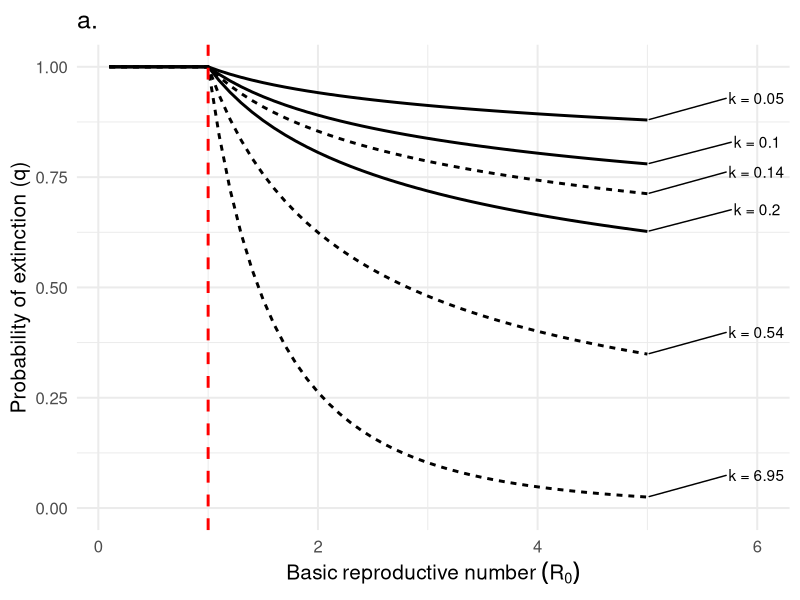
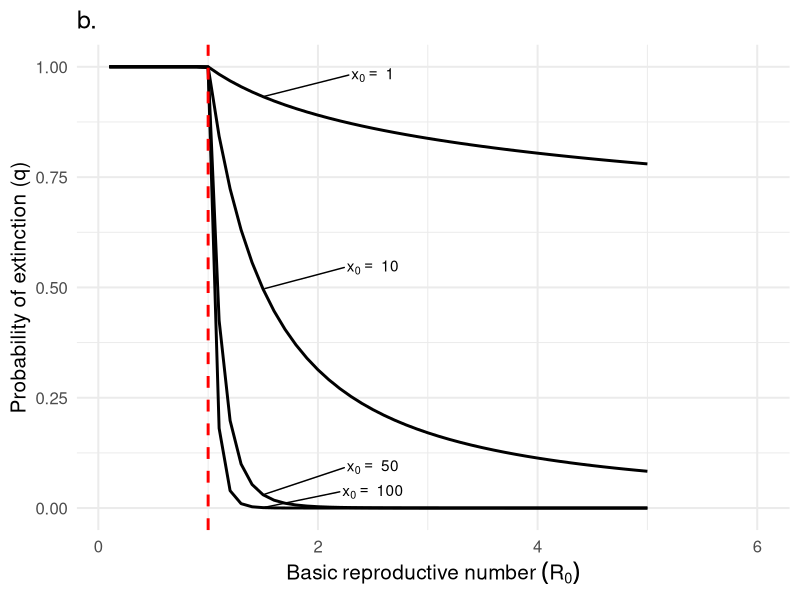
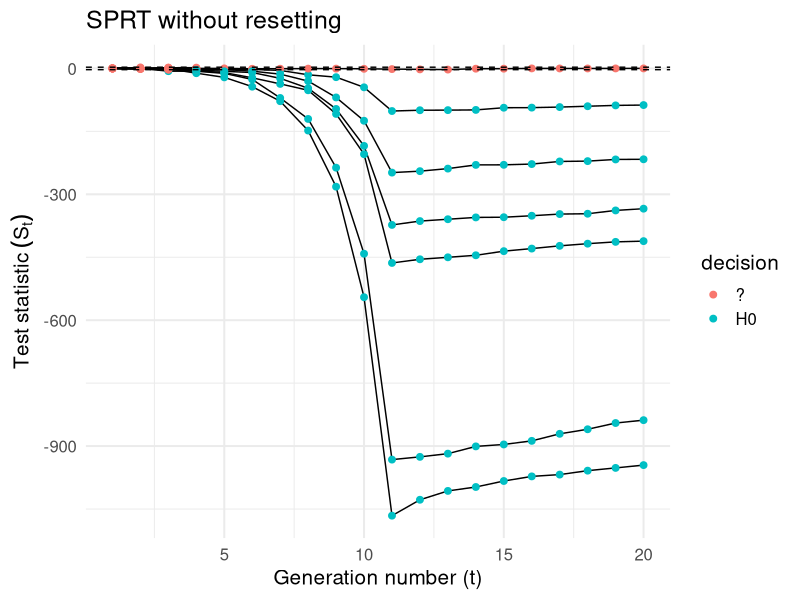
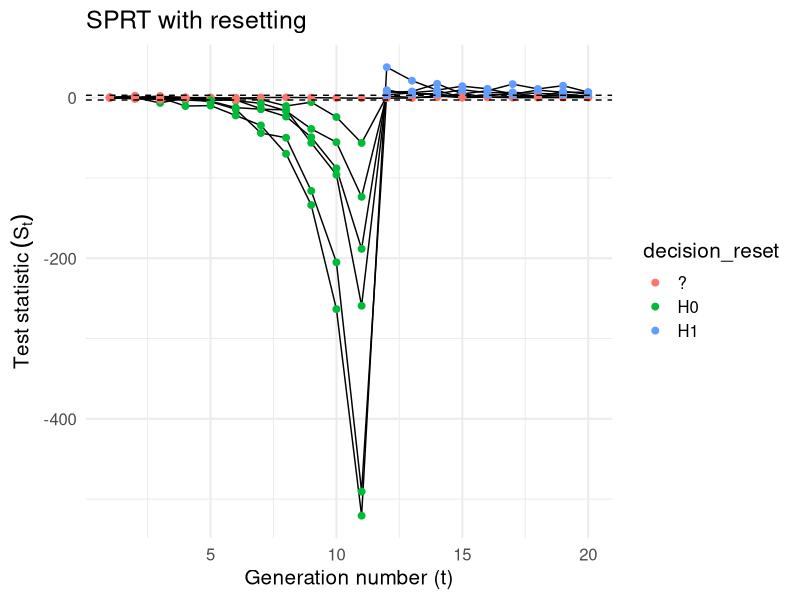
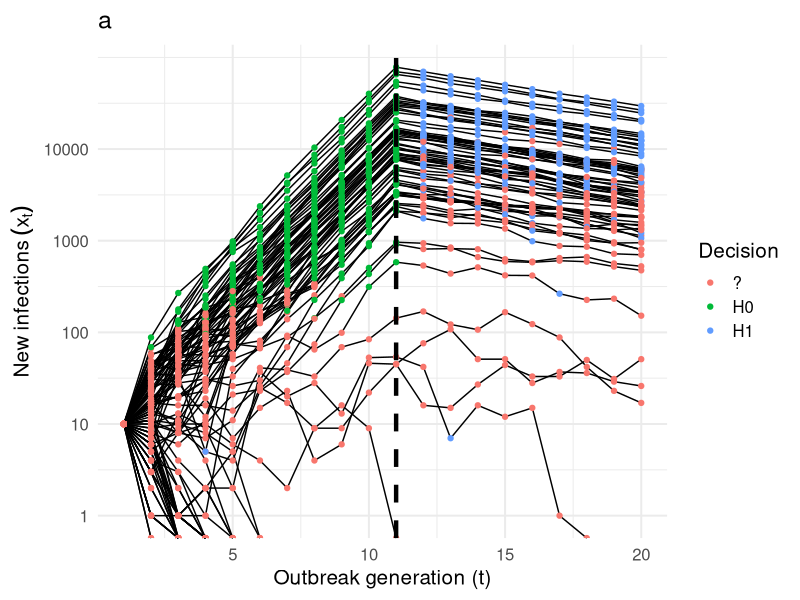
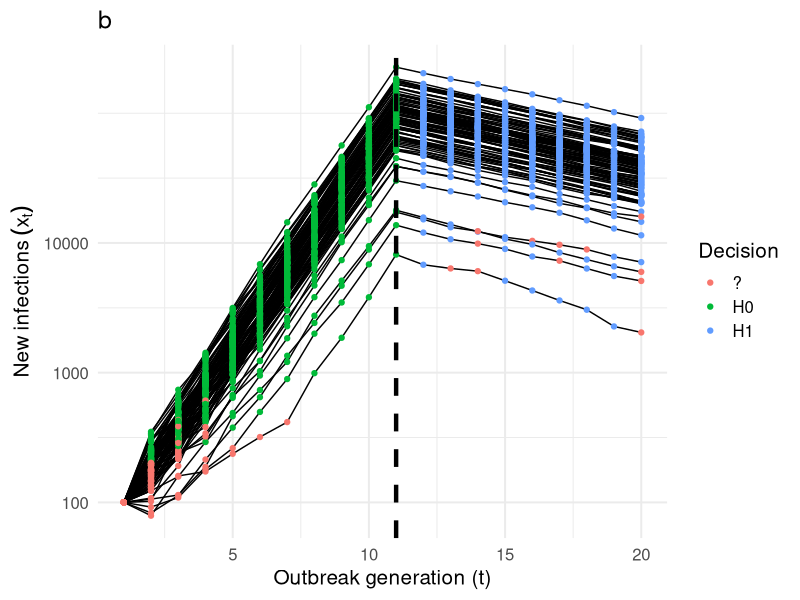
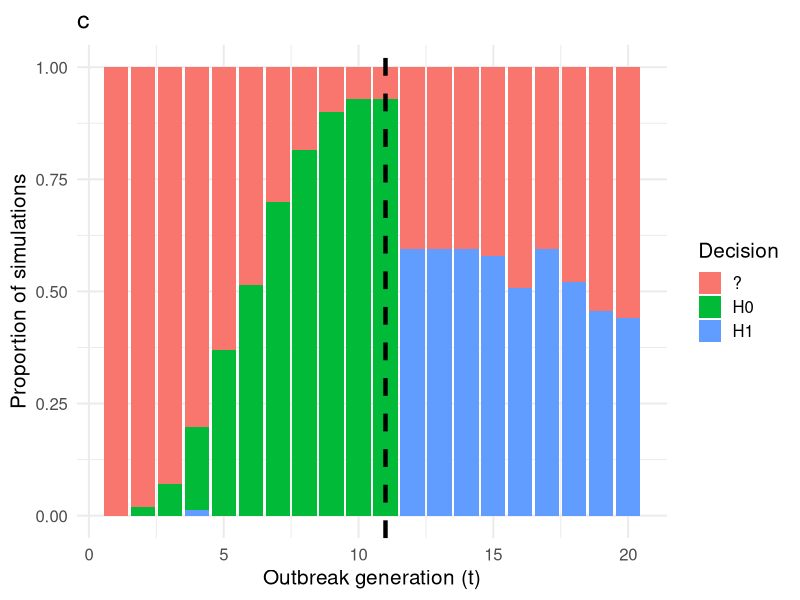
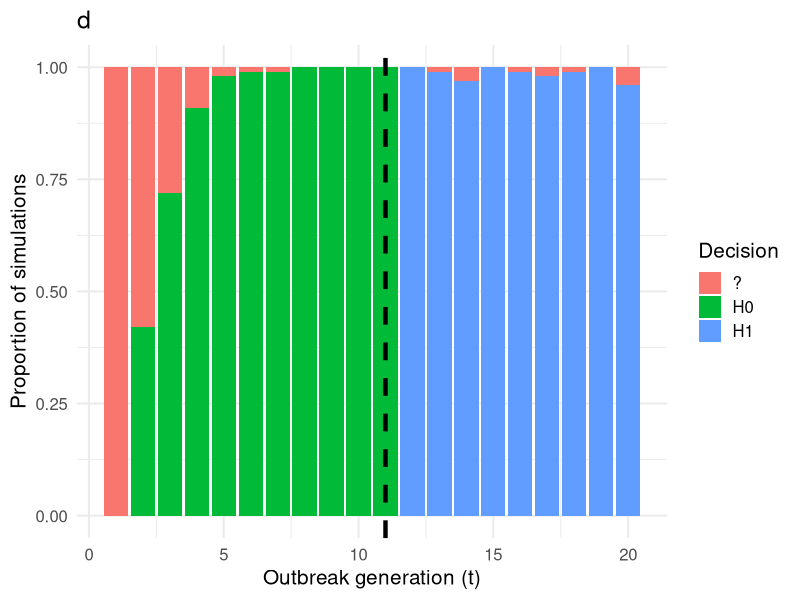

Generate these figures, in order, with R: (Note: a time limit stopped this script after it produced the figures.)
## ---- chunk 1
knitr::opts_chunk$set(echo = FALSE)
suppressMessages(library(tidyverse))

# branching process model
episim <- function (t, i_0, r0, disp, cont, nsim) {
  
  # init list to store each simulation
  out_list <- vector("list", nsim)
  
  for (k in seq_along(out_list)) {
    # initialize data frame
    out <- tibble("time" = t
                  , "R0_true" = r0
                  , "disp_true" = disp
                  , "control" = cont
                  , "infected" = NA
                  , "simulation" = k)
    out[1, "infected"] <- i_0
    
    # branching process simulations
    for (i in 2:length(t)) {
      out[i, "infected"] <- sum(rnbinom(n = unlist(out[i-1, "infected"]), # number infected in previous time step
                                        mu = (1 - unlist(out[i-1, "control"]))  * unlist(out[i-1, "R0_true"]), # (controlled) R
                                        size = unlist(out[i-1, "disp_true"]))) # dispersion
      if(out[i, "infected"] == 0) break
    }
    # save in out_list
    out_list[[k]] <- out %>% filter(!is.na(infected))
  }
  return(bind_rows(out_list))
}

# if it is true that for X_i ~ NB(mu, k) iid that sum(X_i) ~ NB(sum(mu), sum(k)) then the P( x_{t+1} | x_t, theta ) is 
# dnbinom(x = x1, mu = x0 * r0, size = x0 * disp) because the X_i are iid

objfn <- function(r, x1, x0, dispersion) {
  # likelihood( x1 | x0, r, dispersion )
  dnbinom(x = x1, mu = x0*r, size = x0*dispersion)
}


#  find restricted MLE under h_0 or h_1
likelihood <- function (x_prev, x_now, disp, interval = c(), guess = 1.5) {
  opt <- optim(par = guess, fn = objfn, control = list(fnscale = -1), 
      method = "Brent", lower = interval[1], upper = interval[2],
      x0 = x_prev, x1 = x_now, dispersion = disp)
  return(opt$value)
}

# sequential test functions
calc_sr <- function(data, accept_reg = c(1 + 10^-6, 2.5), reject_reg = c(0, 1)) {
  
  # initialize empty columns for likelihood calculations
  data$lik0 <- NA
  data$lik1 <- NA
  
  # parameter space
  theta0 <- accept_reg
  theta1 <- reject_reg
  
  # use midpoint of interval as init guess for optim (Brent's method)
  guess0 <- accept_reg[1] + (accept_reg[2] - accept_reg[1]) / 2 
  guess1 <- reject_reg[1] + (reject_reg[2] - reject_reg[1]) / 2 
  
  sim_number <- 1
  for (i in 2:nrow(data)) {
    
    if (data[i, "simulation"] == sim_number + 1) {
      # skip calculation of likelihood for the first observation in each simluation
      sim_number <- sim_number + 1
      next
    }
    
    # observed states and known pars
    x0 <- unlist(data[i-1, "infected"])
    x1 <- unlist(data[i, "infected"])
    disp <- unlist(data[i-1, "disp_true"])
    
    # likelihood calculation
    data[i,"lik0"] <- likelihood(x_prev = x0, x_now = x1, disp = disp,  # p(x_now | x_prev, disp, theta \in Theta_0)
                                   interval = theta0, guess = guess0)
    data[i,"lik1"] <- likelihood(x_prev = x0, x_now = x1, disp = disp,  # p(x_now | x_prev, disp, theta \in Theta_1)
                                   interval = theta1, guess = guess1)
  }
  
  return(data)
}

calc_reset_sr <- function(data) {
  
  # init vectors to hold reset sprt (cumulative sr) and decision
  sprt_reset <- vector("numeric", length = nrow(data))
  decision_reset <- vector("character", length = nrow(data))
  
  # init data
  sr <- data$sr
  a <- unique(data$a)
  b <- unique(data$b)
  
  # both models are equally likely for first observation
  sprt_reset[1] <- 0
  decision_reset[1] <- "?"
  
  sim_number <- 1
  for (i in 2:nrow(data)) {
    
    if (data[i, "simulation"] == sim_number + 1) {
      # skip calculation of resetting sprt for the first observation in each simluation
      sim_number <- sim_number + 1
      sprt_reset[i] <- 0
      decision_reset[i] <- "?"
      next
    }
    
    # if no decision has been made, update SPRT
    # otherwise, reset the SPRT
    ifelse(decision_reset[i] == "?",
           sprt_reset[i] <- sprt_reset[i-1] + sr[i],
           sprt_reset[i] <- sr[i])
    
    # if SPRT has crossed bounds, make decision
    # otherwise continue sampling
    ifelse(sprt_reset[i] < b
           ,{decision_reset[i] <- "H0"}#; sprt_reset[i+1] <- sr[i+1]; next}
           ,ifelse(sprt_reset[i] > a
                   ,{decision_reset[i] <- "H1"}#; sprt_reset[i+1] <- sr[i+1]; next}
                   ,{decision_reset[i] <- "?"})
    )
  }
  
  # attach reset sprt calculations and decisions to df
  data$sprt_reset <- sprt_reset
  data$decision_reset <- decision_reset
  
  return(data)
}

# calculate weighted SPRT
calc_wt_sprt <- function(data) {
  data <-
  data %>%
  group_by(simulation) %>%
  mutate(wt = 0.3,
          lagval  = lag(sr)) %>%
  rowwise() %>%
  mutate(wsprt = sum( (wt * sr) + ((1 - wt) * lagval), na.rm = TRUE),
         decision_wt = case_when(wsprt <= a & wsprt >= b ~"?",
                              wsprt > a ~ "H1",
                              wsprt < b ~ "H0")) %>%
  select(-lagval)
  return(data)
}

my_theme <- function(...) theme_minimal(base_size = 15) 
## ---- chunk 2
# set params and init conds
t <- 1:20
r0 <- c(rep(2, 10), rep(0.9, 10)) # lockdown starts at t = 11
disp <- 0.10 # median of posterior estimate of k for SARS-CoV-2 (Endo et al. 2020)
i_0 <- 100
cont <- 0
n <- 100
## ---- chunk 3
# per supplement of lloyd-smith et al. 2005:
# The probability that the population is extinct by the nth generation is denoted q and the pgf is denoted g(s).
# Then q = g_n(q)  as n -> inf and q is bounded [0,1]
# where g(s) = (1 + (r0/k) * (1 - s*))^(-k), for the NB model
# and g_0(s) = s, g_1(s) = g(s), ..., g_n+1(s) = g(g_n(s))

# probability generating function for NB
gfun <- function (s, r0, k) { # g(s; r0, k) 
  return((1 + (r0/k) * (1 - s))^(-k))
}

# estimates of k for SARS-CoV-2 
k_vec <- c(0.54, 0.14, 6.95, # median and 90 % highest density interval from Riou and Althaus (2020) Euro Surveill
           0.1, 0.05, 0.2)   # endo et al. 2020 wellcome open research
r0_vec <- seq(0.1, 5, by = 0.1)
q_list <- vector("list", length(k_vec)*length(r0_vec))
niteration <- 10^4

# calculate g_n(0) as n -> niteration. This is the probality of extinction when there is initially 1 infected
x <- 1
for (i in seq_along(k_vec)) {
  # init vector to store values of q
  for (j in seq_along(r0_vec)) {
    q <- vector("numeric", length = niteration + 1)
    q[1] <- 0 # g_0(0)
    # calculate g_1(0), ..., g_n(0)
    for (k in 1:(niteration + 1)) {
      q[k + 1] <- gfun(q[k], r0_vec[j], k_vec[i])  
    }
  # create df and store in q_list
  q_list[[x]] <- tibble(n = 0:(niteration + 1),
                        pext = q,
                        k = k_vec[i],
                        r0 = r0_vec[j])
  x <- x + 1
  }
}

## ---- chunk 4
# probability of extinction
extinction_df <- 
  q_list %>% bind_rows() %>%
group_by(k, r0) %>%
summarize(p_extinction = max(pext)) %>%
mutate(estimate = case_when(k == 0.1 | k == 0.54 ~ "a.median",
                            k == 0.05 | k == 0.14 | k == 6.95 | k == 0.2 ~ "b.interval"),
       source = case_when(k == 0.05 | k == 0.1 | k == 0.2 ~ "Endo et al. (2020)",
                          k == 0.14 | k == 0.54 | k == 6.95 ~ "Riou & Althaus (2020)"))

# pal <- c("#440154FF", "#55C667FF") # set manual color palette
extinction_df %>%
  mutate(label = if_else(r0 == max(r0), paste0("k = ",k), NA_character_)) %>%
  ggplot(aes(x = r0, y = p_extinction, group = k, linetype = source)) +#, col = source, linetype = estimate)) +
  geom_line(size = 1) + 
  #viridis::scale_color_viridis(discrete = T) +
  #scale_color_manual(values = pal) +
  geom_vline(aes(xintercept = 1), linetype = "dashed", size = 1, col = "red") +
  ylim(0,1) +
  my_theme() + theme(legend.position = "none") +
  labs(title = "a.",
       x = expression(Basic ~ reproductive ~ number ~ (R[0])) ,
       y = "Probability of extinction (q)",
       col = "dispersion (k)") +
  ggrepel::geom_text_repel(aes(label = label), nudge_y = 0.05, nudge_x = 1, na.rm = TRUE)


extinction_df %>%
  #filter(source == "Endo et al. (2020)") %>%
  filter(k == 0.1) %>%
  expand_grid(z0 = c(1, 10, 50, 100)) %>%
  mutate(p_extinction = p_extinction^z0) %>%
  mutate(label = if_else(near(r0, 1.5), paste("x[0] == ~" ,z0), NA_character_)) %>%
  ggplot(aes(x = r0, y = p_extinction, group = z0)) +#, col = source, linetype = estimate)) +
  geom_line(size = 1) +
  geom_vline(aes(xintercept = 1), linetype = "dashed", size = 1, col = "red") +
  ylim(0,1) +
  my_theme() + theme(legend.position = "none") +
  labs(title = "b.",
       x = expression(Basic ~ reproductive ~ number ~ (R[0])) ,
       y = "Probability of extinction (q)",
       col = "dispersion (k)") +
  ggrepel::geom_text_repel(aes(label = label), nudge_y = 0.05, nudge_x = 1, na.rm = TRUE, parse = TRUE)


## ---- chunk 5


#likelihood(x_prev = 10, x_now = 20, disp = 0.16, interval = c(1, 2.5))

## ---- chunk 6
set.seed(123)
df_break_high <- episim(t = t, i_0 = 100, r0 = r0, disp = disp, cont = cont, nsim = 100)
df_break_low <- episim(t = t, i_0 = 10, r0 = r0, disp = disp, cont = cont, nsim = 100)

df_break_high <- calc_sr(df_break_high)
df_break_low <- calc_sr(df_break_low) 

break_high_sprt <- df_break_high %>%
  group_by(simulation) %>%
  mutate(sr = log(lik1/lik0) ,
         sr = ifelse(is.na(sr), 0, sr),
         sprt = cumsum(sr),
         a = log( (1 - 0.05)/ 0.05),
         b = log(0.05/(1 - 0.05)),
         decision = case_when(sprt <= a & sprt >= b ~"?",
                              sprt > a ~ "H1",
                              sprt < b ~ "H0"))

break_low_sprt <- df_break_low %>%
  group_by(simulation) %>%
  mutate(sr = log(lik1/lik0) ,
         sr = ifelse(is.na(sr), 0, sr),
         sprt = cumsum(sr),
         a = log( (1 - 0.05)/ 0.05),
         b = log(0.05/(1 - 0.05)),
         decision = case_when(sprt <= a & sprt >= b ~"?",
                              sprt > a ~ "H1",
                              sprt < b ~ "H0"))

break_high_sprt <- calc_reset_sr(break_high_sprt)
break_low_sprt <- calc_reset_sr(break_low_sprt)
# test_sprt
## ---- chunk 7
break_low_sprt %>%
  filter(simulation %in% 1:10) %>%
  ggplot() +
  geom_line(aes(x = time, y = sprt, group = simulation)) +
  geom_point(aes(x = time, y = sprt, group = simulation, col = decision), size = 2) +
  geom_hline(aes(yintercept = a), linetype = "dashed") +
  geom_hline(aes(yintercept = b), linetype = "dashed") +
  labs(title = "SPRT without resetting",
       # caption = "Previous confirmation of H0 overwhelms new information that is consistent with H1",
       y = expression(Test ~ statistic ~ (S[t])),
       x = "Generation number (t)") +
  my_theme()

break_low_sprt %>%
  filter(simulation %in% 1:10) %>%
  ggplot() +
  geom_line(aes(x = time, y = sprt_reset, group = simulation)) +
  geom_point(aes(x = time, y = sprt_reset, group = simulation, col = decision_reset), size = 2) +
  geom_hline(aes(yintercept = a), linetype = "dashed") +
  geom_hline(aes(yintercept = b), linetype = "dashed") +
  labs(title = "SPRT with resetting",       
       y = expression(Test ~ statistic ~ (S[t])),
       x = "Generation number (t)") +
  my_theme()
## ---- chunk 8
break_low_sprt %>%
  ggplot() +
  geom_line(aes(x = time, y = infected, group = simulation)) +
  geom_point(aes(x = time, y = infected, group = simulation, col = decision_reset)) +
  geom_vline(aes(xintercept = 11), linetype = "dashed", size = 1.5) +
  scale_y_log10(breaks = c(1, 10, 100, 1000, 10000)) +
  labs(title = "a",#title = "Outbreak sizes and decisions",
       y = expression(New~infections~(x[t])),
       x = "Outbreak generation (t)",
       col = "Decision") + 
  my_theme()

break_high_sprt %>%
  ggplot() +
  geom_line(aes(x = time, y = infected, group = simulation)) +
  geom_point(aes(x = time, y = infected, group = simulation, col = decision_reset)) +
  geom_vline(aes(xintercept = 11), linetype = "dashed", size = 1.5) +
  scale_y_log10(breaks = c(1, 10, 100, 1000, 10000)) +
  labs(title = "b",#title = "Outbreak sizes and decisions",
       y = expression(New~infections~(x[t])),
       x = "Outbreak generation (t)",
       col = "Decision") + 
  my_theme()
  
# threshold <- 5000
# break_low_sprt %>%
#   group_by(simulation) %>%
#   filter(max(infected) >= threshold) %>%
#   ggplot() +
#   geom_line(aes(x = time, y = infected, group = simulation)) +
#   geom_point(aes(x = time, y = infected, group = simulation, col = decision_reset)) +
#   scale_y_log10(breaks = c(1, 10, 100, 1000, 10000)) +
#   labs(title = "Outbreak sizes and decisions",
#        x = "outbreak generation (t)",
#        col = "decision") + 
#   my_theme()


## ---- chunk 9
break_low_sprt %>%
  group_by(time) %>%
  count(decision_reset) %>%
  complete(nesting(decision_reset = c("?", "H0", "H1")), fill = list(n = 0)) %>%
  ggplot() +
  geom_bar(aes(x = time, y = n, fill = decision_reset), stat = "identity", position = "fill") +
  geom_vline(aes(xintercept = 11), linetype = "dashed", size = 1.5) +
  labs(title = "c",#title = "Conclusions of of reset SPRT over time",
       #subtitle = "H0 is true from t = 1:10; H1 is true from t =11:20",
       y = "Proportion of simulations",
       x = "Outbreak generation (t)",
       fill = "Decision") +
  my_theme()

break_high_sprt %>%
  group_by(time) %>%
  count(decision_reset) %>%
  complete(nesting(decision_reset = c("?", "H0", "H1")), fill = list(n = 0)) %>%
  ggplot() +
  geom_bar(aes(x = time, y = n, fill = decision_reset), stat = "identity", position = "fill") +
  geom_vline(aes(xintercept = 11), linetype = "dashed", size = 1.5) +
  labs(title = "d",#title = "Conclusions of of reset SPRT over time",
       #subtitle = "H0 is true from t = 1:10; H1 is true from t =11:20",
       y = "Proportion of simulations",
       x = "Outbreak generation (t)",
       fill = "Decision") +
  my_theme()

# break_low_sprt %>%
#   group_by(simulation) %>%
#   mutate(bigenough = ifelse(max(infected) >= threshold , TRUE, FALSE)) %>%
#   ungroup() %>%
#   filter(bigenough == TRUE) %>% #View()
#   group_by(time, bigenough) %>%
#   count(decision_reset) %>% 
#   complete(nesting(decision_reset = c("?", "H0", "H1")), fill = list(n = 0)) %>% #View()
#   ggplot() +
#   geom_bar(aes(x = time, y = n, fill = decision_reset), stat = "identity", position = "fill") +
#   labs(title = "Conclusions of of reset SPRT over time",
#        subtitle = "H0 is true from t = 1:10; H1 is true from t =11:20",
#        caption = "Subset of simulations where max(Xi >= 5000)",
#        y = "proportion of simulations",
#        x = "outbreak generation (t)",
#        fill = "decision") +
#   my_theme()

## ---- chunk 10
r_linear <- seq(2, 0.1, by = -0.1)
thresh_R <- 0.7
rejection <- c(0, thresh_R)
acceptance <- c(thresh_R + 10^-6, 2.5)

set.seed(123)
df_lin_high <- episim(t = t, i_0 = 10^2, r0 = r_linear, disp = disp, cont = cont, nsim = 100)
df_lin_low <- episim(t = t, i_0 = 10^1, r0 = r_linear, disp = disp, cont = cont, nsim = 100)
## ---- chunk 11
lin_high_sprt <- calc_sr(df_lin_high, accept_reg = acceptance, reject_reg = rejection)
lin_low_sprt <- calc_sr(df_lin_low, accept_reg = acceptance, reject_reg = rejection)

lin_high_sprt <- lin_high_sprt %>%
  group_by(simulation) %>%
  mutate(sr = log(lik1/lik0) ,
         sr = ifelse(is.na(sr), 0, sr),
         sprt = cumsum(sr),
         a = log( (1 - 0.05)/ 0.05),
         b = log(0.05/(1 - 0.05)),
         decision = case_when(sprt <= a & sprt >= b ~"?",
                              sprt > a ~ "H1",
                              sprt < b ~ "H0"))

lin_low_sprt <- lin_low_sprt %>%
  group_by(simulation) %>%
  mutate(sr = log(lik1/lik0) ,
         sr = ifelse(is.na(sr), 0, sr),
         sprt = cumsum(sr),
         a = log( (1 - 0.05)/ 0.05),
         b = log(0.05/(1 - 0.05)),
         decision = case_when(sprt <= a & sprt >= b ~"?",
                              sprt > a ~ "H1",
                              sprt < b ~ "H0"))

lin_high_sprt <- calc_reset_sr(lin_high_sprt)
lin_low_sprt <- calc_reset_sr(lin_low_sprt)


## ---- chunk 12
lin_low_sprt %>%
  ggplot() +
  geom_line(aes(x = time, y = infected, group = simulation)) +
  geom_point(aes(x = time, y = infected, group = simulation, col = decision_reset)) +
  geom_vline(aes(xintercept = which(r_linear == 0.7)), linetype = "dashed", size = 1.5) +
  geom_vline(aes(xintercept = which(r_linear == 1)), size = 1.5) +
  scale_y_log10() +
  viridis::scale_color_viridis(discrete = TRUE) +
  labs(title = "a",#title = "Outbreak sizes and decisions",
       y = expression(New~infections~(x[t])),
       x = "Outbreak generation (t)",
       col = "Decision") + 
  my_theme()

lin_high_sprt %>%
  ggplot() +
  geom_line(aes(x = time, y = infected, group = simulation)) +
  geom_vline(aes(xintercept = which(r_linear == 0.7)), linetype = "dashed", size = 1.5) +
  geom_vline(aes(xintercept = which(r_linear == 1)), size = 1.5) +
  scale_y_log10() +
  labs(title = "b",#title = "Outbreak sizes and decisions",
       y = expression(New~infections~(x[t])),
       x = "Outbreak generation (t)",
       col = "Decision") + 
  my_theme()
## ---- chunk 13
lin_low_sprt %>%
  group_by(time) %>%
  count(decision_reset) %>%
  complete(nesting(decision_reset = c("?", "H0", "H1")), fill = list(n = 0)) %>%
  ggplot() +
  geom_bar(aes(x = time, y = n, fill = decision_reset), stat = "identity", position = "fill", width = 1) +
  geom_vline(aes(xintercept = which(r_linear == 0.7)), linetype = "dashed", size = 1.5) +
  geom_vline(aes(xintercept = which(r_linear == 1)), size = 1.5) +
  viridis::scale_fill_viridis(discrete = TRUE, alpha = 0.7) +
  labs(title = "c",#title = "Conclusions of of reset SPRT over time",
       #subtitle = "H0 is true from t = 1:10; H1 is true from t =11:20",
       y = "Proportion of simulations",
       x = "Outbreak generation (t)",
       fill = "Decision") +
  my_theme()

lin_high_sprt %>%
  group_by(time) %>%
  count(decision_reset) %>%
  complete(nesting(decision_reset = c("?", "H0", "H1")), fill = list(n = 0)) %>%
  ggplot() +
  geom_bar(aes(x = time, y = n, fill = decision_reset), stat = "identity", position = "fill", width = 1) +
  geom_vline(aes(xintercept = which(r_linear == 0.7)), linetype = "dashed", size = 1.5) +
  geom_vline(aes(xintercept = which(r_linear == 1)), size = 1.5)  +
  labs(title = "d",#title = "Conclusions of of reset SPRT over time",
       #subtitle = "H0 is true from t = 1:10; H1 is true from t =11:20",
       y = "Proportion of simulations",
       x = "Outbreak generation (t)",
       fill = "Decision") +
  my_theme()  
## ---- chunk 14
sim_t <- seq.int(1, 40, by = 1)
r_linear <- seq(2, 0.6, by = -0.1)
r_const <- rep(0.6, time = length(sim_t) - length(r_linear))

r_seq <- c(r_linear, r_const)

thresh_R <- 0.7
rejection <- c(0, thresh_R)
acceptance <- c(thresh_R + 10^-6, 2.5)

set.seed(123)
test <- episim(t = sim_t, i_0 = 5*10^2, r0 = r_seq, disp = disp, cont = cont, nsim = n)
test_low <- episim(t = sim_t, i_0 = 10^2, r0 = r_seq, disp = disp, cont = cont, nsim = n)

## ---- chunk 15
test_sprt <- calc_sr(test, accept = acceptance, reject = rejection)

test_sprt <-
  test_sprt %>%  
  group_by(simulation) %>%
  mutate(sr = log(lik1/lik0) ,
         sr = ifelse(is.na(sr), 0, sr),
         sprt = cumsum(sr),
         a = log( (1 - 0.05)/ 0.05),
         b = log(0.05/(1 - 0.05)),
         decision = case_when(sprt <= a & sprt >= b ~"?",
                              sprt > a ~ "H1",
                              sprt < b ~ "H0"))
test_sprt <- calc_reset_sr(test_sprt)

test_sprt_low <- calc_sr(test_low, accept = acceptance, reject = rejection)

test_sprt_low <-
  test_sprt_low %>%  
  group_by(simulation) %>%
  mutate(sr = log(lik1/lik0) ,
         sr = ifelse(is.na(sr), 0, sr),
         sprt = cumsum(sr),
         a = log( (1 - 0.05)/ 0.05),
         b = log(0.05/(1 - 0.05)),
         decision = case_when(sprt <= a & sprt >= b ~"?",
                              sprt > a ~ "H1",
                              sprt < b ~ "H0"))
test_sprt_low <- calc_reset_sr(test_sprt_low)


# test_sprt <-
#   test_sprt %>%
#   group_by(simulation) %>%
#   mutate(wt = 0.3,
#           lagval  = lag(sr)) %>%
#   rowwise() %>%
#   mutate(wsprt = sum( (wt * sr) + ((1 - wt) * lagval), na.rm = TRUE),
#          decision_wt = case_when(wsprt <= a & wsprt >= b ~"?",
#                               wsprt > a ~ "H1",
#                               wsprt < b ~ "H0")) %>%
#   select(-lagval)

test_sprt <- calc_wt_sprt(test_sprt)
test_sprt_low <- calc_wt_sprt(test_sprt_low)
  

## ---- chunk 16
is_h1 <- function(x) x == "H1"
is_thresh_R <- function(x) x == thresh_R

delay_reset <- test_sprt %>% ungroup() %>%
  select(time, R0_true, simulation, decision_reset) %>%
  group_by(simulation) %>%
  mutate(detect_time = detect_index(decision_reset, is_h1),
         detect_time = ifelse(detect_time > 0, detect_time, 10^6),
         true_time = detect_index(R0_true, is_thresh_R)) %>%
  summarize(delay = unique(detect_time - true_time)) 

delay_reset %>% pull(delay) %>% ecdf() %>% 
  plot(xlim = c(1, 10), ylim = c(0, 1), 
       main = "Distribution of detection delay for RSPRT", ylab = "P(reject null | null is false)", xlab = "detection lag")

delay_wt <- test_sprt %>% ungroup() %>%
  select(time, R0_true, simulation, decision_wt) %>%
  group_by(simulation) %>%
  mutate(detect_time = detect_index(decision_wt, is_h1),
         detect_time = ifelse(detect_time > 0, detect_time, 10^6),
         true_time = detect_index(R0_true, is_thresh_R)) %>%
  summarize(delay = unique(detect_time - true_time)) 

delay_wt %>% pull(delay) %>% ecdf() %>% 
  plot(xlim = c(1, 10), ylim = c(0, 1), 
       main = "Distribution of detection delay for WSPRT", ylab = "P(reject null | null is false)", xlab = "detection lag")
  
## ---- chunk 17
delay_reset_low <- test_sprt_low %>% ungroup() %>%
  select(time, R0_true, simulation, decision_reset) %>%
  group_by(simulation) %>%
  mutate(detect_time = detect_index(decision_reset, is_h1),
         detect_time = ifelse(detect_time > 0, detect_time, 10^6),
         true_time = detect_index(R0_true, is_thresh_R)) %>%
  summarize(delay = unique(detect_time - true_time)) 

delay_reset_low %>% pull(delay) %>% ecdf() %>% 
  plot(xlim = c(1, 10), ylim = c(0, 1), 
       main = "Distribution of detection delay for RSPRT", ylab = "P(reject null | null is false)", xlab = "detection lag")

delay_wt_low <- test_sprt_low %>% ungroup() %>%
  select(time, R0_true, simulation, decision_wt) %>%
  group_by(simulation) %>%
  mutate(detect_time = detect_index(decision_wt, is_h1),
         detect_time = ifelse(detect_time > 0, detect_time, 10^6),
         true_time = detect_index(R0_true, is_thresh_R)) %>%
  summarize(delay = unique(detect_time - true_time)) 

delay_wt_low %>% pull(delay) %>% ecdf() %>% 
  plot(xlim = c(1, 10), ylim = c(0, 1), 
       main = "Distribution of detection delay for WSPRT", ylab = "P(reject null | null is false)", xlab = "detection lag")
## ---- chunk 18
# test_sprt %>%
#   ggplot() +
#   geom_line(aes(x = time, y = infected, group = simulation)) +
#   geom_point(aes(x = time, y = infected, group = simulation, col = decision)) +
#   geom_vline(aes(xintercept = which(r_linear == 0.7)), linetype = "dashed", size = 1.5) +
#   geom_vline(aes(xintercept = which(r_linear == 1)), size = 1.5) +
#   scale_y_log10() +
#   viridis::scale_color_viridis(discrete = TRUE) +
#   labs(title = "a",#title = "Outbreak sizes and decisions",
#        y = expression(New~infections~(x[t])),
#        x = "Outbreak generation (t)",
#        col = "Decision") + 
#   my_theme()


test_sprt %>%
  ggplot() +
  geom_line(aes(x = time, y = infected, group = simulation), alpha = 0.5) +
  geom_jitter(aes(x = time, y = infected, group = simulation, col = decision_reset), alpha = 0.5) +
  geom_vline(aes(xintercept = which(r_linear == 0.7)), linetype = "dashed", size = 1.5) +
  geom_vline(aes(xintercept = which(r_linear == 1)), size = 1.5) +
  scale_y_log10() +
  viridis::scale_color_viridis(discrete = TRUE) +
  labs(title = "RSPRT",#title = "Outbreak sizes and decisions",
       y = expression(New~infections~(x[t])),
       x = "Outbreak generation (t)",
       col = "Decision") + 
  my_theme()

test_sprt %>%
  ggplot() +
  geom_line(aes(x = time, y = infected, group = simulation), alpha = 0.5) +
  geom_jitter(aes(x = time, y = infected, group = simulation, col = decision_wt), alpha = 0.5) +
  geom_vline(aes(xintercept = which(r_linear == 0.7)), linetype = "dashed", size = 1.5) +
  geom_vline(aes(xintercept = which(r_linear == 1)), size = 1.5) +
  scale_y_log10() +
  viridis::scale_color_viridis(discrete = TRUE) +
  labs(title = "WSPRT",#title = "Outbreak sizes and decisions",
       y = expression(New~infections~(x[t])),
       x = "Outbreak generation (t)",
       col = "Decision") + 
  my_theme()
## ---- chunk 19
test_sprt_low %>%
  ggplot() +
  geom_line(aes(x = time, y = infected, group = simulation), alpha = 0.5) +
  geom_jitter(aes(x = time, y = infected, group = simulation, col = decision_reset), alpha = 0.5) +
  geom_vline(aes(xintercept = which(r_linear == 0.7)), linetype = "dashed", size = 1.5) +
  geom_vline(aes(xintercept = which(r_linear == 1)), size = 1.5) +
  scale_y_log10() +
  viridis::scale_color_viridis(discrete = TRUE) +
  labs(title = "RSPRT",#title = "Outbreak sizes and decisions",
       y = expression(New~infections~(x[t])),
       x = "Outbreak generation (t)",
       col = "Decision") + 
  my_theme()

test_sprt_low %>%
  ggplot() +
  geom_line(aes(x = time, y = infected, group = simulation), alpha = 0.5) +
  geom_jitter(aes(x = time, y = infected, group = simulation, col = decision_wt), alpha = 0.5) +
  geom_vline(aes(xintercept = which(r_linear == 0.7)), linetype = "dashed", size = 1.5) +
  geom_vline(aes(xintercept = which(r_linear == 1)), size = 1.5) +
  scale_y_log10() +
  viridis::scale_color_viridis(discrete = TRUE) +
  labs(title = "WSPRT",#title = "Outbreak sizes and decisions",
       y = expression(New~infections~(x[t])),
       x = "Outbreak generation (t)",
       col = "Decision") + 
  my_theme()
## ---- chunk 20
# test_sprt %>%
#   group_by(time) %>%
#   count(decision) %>%
#   complete(nesting(decision = c("?", "H0", "H1")), fill = list(n = 0)) %>%
#   ggplot() +
#   geom_bar(aes(x = time, y = n, fill = decision), stat = "identity", position = "fill", width = 1) +
#   geom_vline(aes(xintercept = which(r_linear == 0.7)), linetype = "dashed", size = 1.5) +
#   geom_vline(aes(xintercept = which(r_linear == 1)), size = 1.5)  +
#   labs(title = "d",#title = "Conclusions of of reset SPRT over time",
#        #subtitle = "H0 is true from t = 1:10; H1 is true from t =11:20",
#        y = "Proportion of simulations",
#        x = "Outbreak generation (t)",
#        fill = "Decision") +
#   my_theme()  

test_sprt %>%
  group_by(time) %>%
  count(decision_reset) %>%
  complete(nesting(decision_reset = c("?", "H0", "H1")), fill = list(n = 0)) %>%
  ggplot() +
  geom_bar(aes(x = time, y = n, fill = decision_reset), stat = "identity", position = "fill", width = 1) +
  geom_vline(aes(xintercept = which(r_linear == 0.7)), linetype = "dashed", size = 1.5) +
  geom_vline(aes(xintercept = which(r_linear == 1)), size = 1.5)  +
  viridis::scale_fill_viridis(discrete = TRUE) +
  labs(title = "RSPRT",#title = "Conclusions of of reset SPRT over time",
       #subtitle = "H0 is true from t = 1:10; H1 is true from t =11:20",
       y = "Proportion of simulations",
       x = "Outbreak generation (t)",
       fill = "Decision") +
  my_theme()  

test_sprt %>%
  group_by(time) %>%
  count(decision_wt) %>%
  complete(nesting(decision_wt = c("?", "H0", "H1")), fill = list(n = 0)) %>%
  ggplot() +
  geom_bar(aes(x = time, y = n, fill = decision_wt), stat = "identity", position = "fill", width = 1) +
  geom_vline(aes(xintercept = which(r_linear == 0.7)), linetype = "dashed", size = 1.5) +
  geom_vline(aes(xintercept = which(r_linear == 1)), size = 1.5)  +
  viridis::scale_fill_viridis(discrete = TRUE) +
  labs(title = "WSPRT",#title = "Conclusions of of reset SPRT over time",
       #subtitle = "H0 is true from t = 1:10; H1 is true from t =11:20",
       y = "Proportion of simulations",
       x = "Outbreak generation (t)",
       fill = "Decision") +
  my_theme()  
## ---- chunk 21
test_sprt_low %>%
  group_by(time) %>%
  count(decision_reset) %>%
  complete(nesting(decision_reset = c("?", "H0", "H1")), fill = list(n = 0)) %>%
  ggplot() +
  geom_bar(aes(x = time, y = n, fill = decision_reset), stat = "identity", position = "fill", width = 1) +
  geom_vline(aes(xintercept = which(r_linear == 0.7)), linetype = "dashed", size = 1.5) +
  geom_vline(aes(xintercept = which(r_linear == 1)), size = 1.5)  +
  viridis::scale_fill_viridis(discrete = TRUE) +
  labs(title = "RSPRT",#title = "Conclusions of of reset SPRT over time",
       #subtitle = "H0 is true from t = 1:10; H1 is true from t =11:20",
       y = "Prop. rejected null",
       x = "Outbreak generation (t)",
       fill = "Decision") +
  my_theme()  

test_sprt_low %>%
  group_by(time) %>%
  count(decision_wt) %>%
  complete(nesting(decision_wt = c("?", "H0", "H1")), fill = list(n = 0)) %>%
  ggplot() +
  geom_bar(aes(x = time, y = n, fill = decision_wt), stat = "identity", position = "fill", width = 1) +
  geom_vline(aes(xintercept = which(r_linear == 0.7)), linetype = "dashed", size = 1.5) +
  geom_vline(aes(xintercept = which(r_linear == 1)), size = 1.5)  +
  viridis::scale_fill_viridis(discrete = TRUE) +
  labs(title = "WSPRT",#title = "Conclusions of of reset SPRT over time",
       #subtitle = "H0 is true from t = 1:10; H1 is true from t =11:20",
       y = "Proportion of simulations",
       x = "Outbreak generation (t)",
       fill = "Decision") +
  my_theme()  
## ---- chunk 22
# see methods section of Merl et al. (2009) https://journals.plos.org/plosone/article?id=10.1371/journal.pone.0005807

time <- 1:50 # days
N <- 10^2  # pop size
i0 <- 1 # init infected
s0 <- N - i0 # init susc

r0 <- 2
gamma <- 1/5
beta <- r0 * gamma
k <- 0.1

out <- matrix(NA, nrow = length(time), ncol = 4)
out[,1] <- time
out[1,2] <- s0
out[1,3] <- i0
out[1, 4] <- 0 # no recovered


i <- 1
while(i < tail(time,1) & out[i,3] > 0) {
  # calculate probability of a susceptible (resp. infected) becomeing infected (resp. recovering)
  prob_inf <- (1 - (k / (k + beta * out[i,3])) ^ k)
  prob_rec <- (1 - exp(-gamma))
  # draw number of infected and recovered
  infected <- rbinom(1, size = out[i,2], prob = prob_inf )
  recovered <- rbinom(1, size = out[i,3], prob = prob_rec)
  # update data
  out[i + 1, 2] <- out[i, 2] - infected
  out[i + 1, 3] <- out[i, 3] + infected - recovered
  out[i + 1, 4] <- out[i, 4] + recovered
  
  i <- i + 1
}



out <- as_tibble(out)
names(out) <- c("time", "s", "i", "r")
out <- 
  out %>%  pivot_longer(cols = 2:4,
                      names_to = "class",
                      values_to = "number")

ggplot(out, aes(x = time, y = number, col = class)) +
  geom_line()
